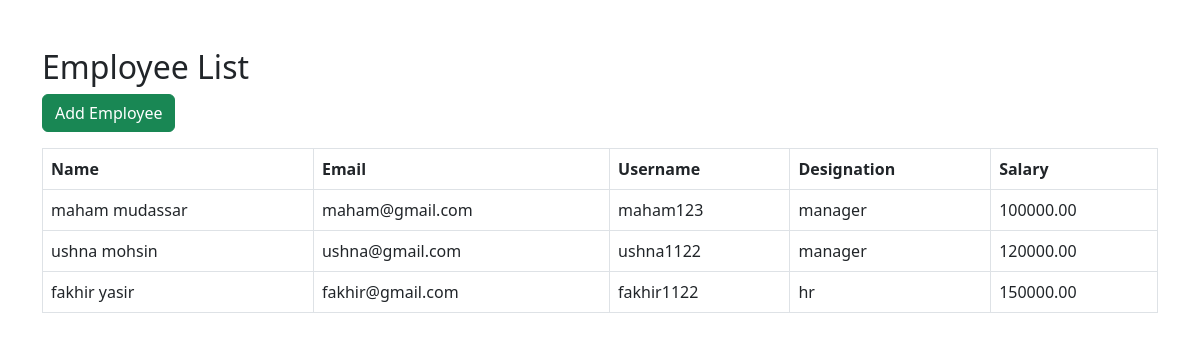
/employees/ (signed in), run on an earlier commit of the app's database.
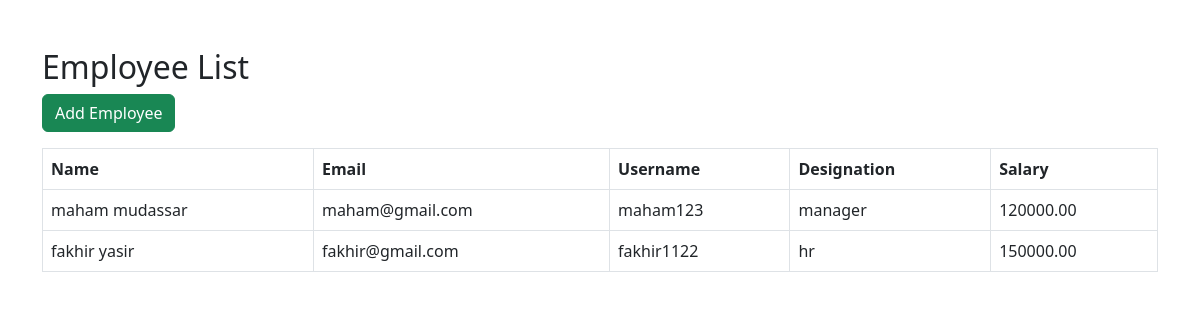
And on a later commit of the database.
### employee_management/models.py (models this page shows, shortened)
class Employee(models.Model):
    user = models.OneToOneField(User, on_delete=models.CASCADE)
    designation = models.CharField(max_length=100)
    salary = models.DecimalField(max_digits=10, decimal_places=2)

### employee_management/views.py (the view)
# urls.py: path('employees/', views.employee_list, name='employee_list'),
@login_required(login_url='/')
@user_passes_test(superuser_only, login_url='/')
def employee_list(request):
    employees = Employee.objects.all()
    return render(request, 'employee_list.html', {'employees': employees})

### employee_management/views.py (called while the page is built)
def superuser_only(user):
    return user.is_superuser

### employee_management/templates/employee_list.html
{% extends 'base.html' %}
{% block content %}
<h2>Employee List</h2>
<a href="{% url 'add_employee' %}" class="btn btn-success mb-3">Add Employee</a>
<table class="table table-bordered">
    <tr>
        <th>Name</th>
        <th>Email</th>
        <th>Username</th>
        <th>Designation</th>
        <th>Salary</th>
    </tr>
    {% for emp in employees %}
    <tr>
        <td>{{ emp.user.get_full_name }}</td>
        <td>{{ emp.user.email }}</td>
        <td>{{ emp.user.username }}</td>
        <td>{{ emp.designation }}</td>
        <td>{{ emp.salary }}</td>
    </tr>
    {% endfor %}
</table>
{% endblock %}

What changed in the data, as far as the page shows it:
removed Employee: user.get_full_name "ushna mohsin", user.email "ushna@gmail.com", user.username "ushna1122", designation "manager", salary "120000.00"
changed Employee "manager": salary "100000.00" → "120000.00"
